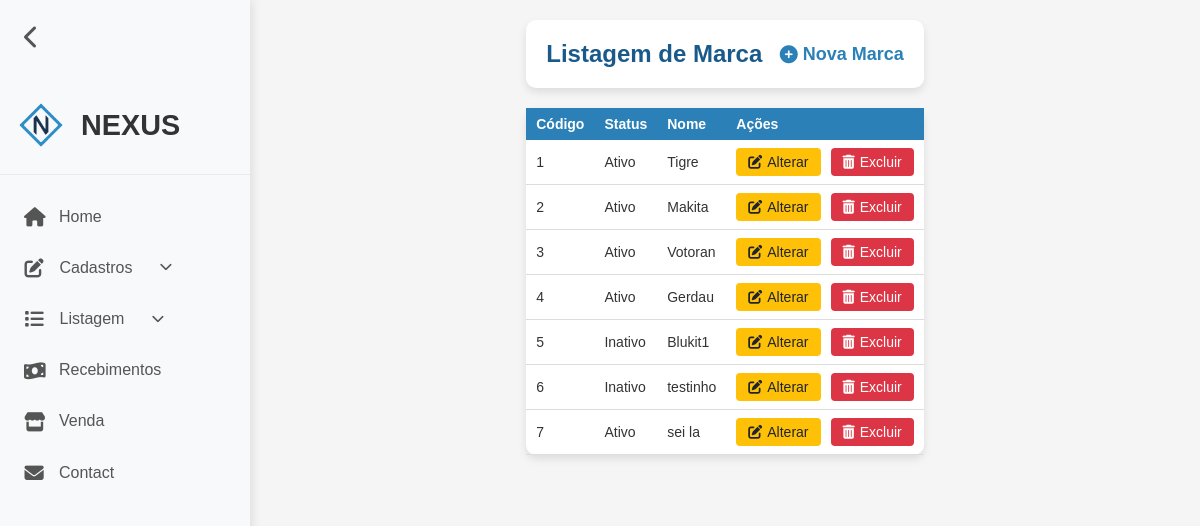
/marca-listar.php (signed in), run on the app's committed database.
### tables this page shows
CREATE TABLE `marca` (
  `codigo` int(11) NOT NULL,
  `status` tinyint(1) NOT NULL DEFAULT 1,
  `nome` varchar(45) NOT NULL
);

### marca-listar.php (the view, shortened to what this page needs)
<?php
require_once("conexao.php");
$sql = "SELECT * FROM marca ORDER BY codigo";
$resultado = mysqli_query($conexao, $sql);
?>
<!DOCTYPE html>
<html lang="pt-BR">
<head>
    <link rel="stylesheet" href="assets/css/listar.css">
    <link rel="stylesheet" href="assets/css/reset.css">
    <link rel="stylesheet" href="assets/css/header.css">
    <link rel="stylesheet" href="https://cdnjs.cloudflare.com/ajax/libs/font-awesome/6.4.0/css/all.min.css">
</head>
<body>
    <?php require_once("header.php"); ?>
    <div class="container">
        <div class="card">
            <div class="card-body">
                <h5 class="title">
                    Listagem de Marca
                    <a href="marca-cadastrar.php">
                        <i class="fas fa-solid fa-circle-plus"></i> Nova Marca
                    </a>
                </h5>
            </div>
        </div>
        <table class="table-container">
            <thead>
                <tr>
                    <th scope="col">Código</th>
                    <th scope="col">Status</th>
                    <th scope="col">Nome</th>
                    <th scope="col">Ações</th>
                </tr>
            </thead>
            <tbody>
                <?php while ($linha = mysqli_fetch_array($resultado)) { ?>
                    <tr>
                        <td><?= $linha['codigo'] ?></td>
                        <td><?= ($linha['status'] == 1) ? 'Ativo' : 'Inativo'?></td>
                        <td><?= $linha['nome'] ?></td>
                        <td class="actions">
                            <a href="marca-alterar.php?codigo=<?= $linha['codigo'] ?>" class="btn btn-warning">
                                <i class="fas fa-solid fa-pen-to-square"></i> Alterar</a>
                            <a href="marca-listar.php?codigo=<?= $linha['codigo'] ?>" class="btn btn-danger"
                                onclick="return confirm('Confirma exclusão?')"><i class="fas fa-solid fa-trash-can"></i>Excluir</a>
                        </td>
                    </tr>
                <?php } ?>
            </tbody>
        </table>
    </div>
</body>
</html>

### assets/css/listar.css (style rules this page uses)
:root { --azul-principal: #2c80b8; --azul-claro: #e6f2fa; --azul-escuro: #1a5a8a; --branco: #ffffff; --cinza-claro: #f5f5f5; --cinza-texto: #666666; --verde-sucesso: #28a745; --amarelo-alerta: #ffc107; --vermelho-perigo: #dc3545; }
body { background-color: var(--cinza-claro); color: #333; min-height: 100vh; }
.container { max-width: 1600px; margin: 0 auto; padding: 20px; min-height: 100vh; display: flex; flex-direction: column; }
.card { background-color: var(--branco); border-radius: 10px; box-shadow: 0 4px 8px rgba(0,0,0,0.1); margin-bottom: 20px; overflow: hidden; }
.card-body { padding: 20px; }
.title { display: flex; justify-content: space-between; align-items: center; font-size: 24px; font-weight: 600; color: var(--azul-escuro); }
.title a { color: var(--azul-principal); text-decoration: none; font-size: 18px; display: flex; align-items: center; gap: 5px; transition: color 0.3s; }
.table-container { overflow-x: auto; background-color: var(--branco); border-radius: 10px; box-shadow: 0 4px 8px rgba(0,0,0,0.1); }
table { width: 100%; border-collapse: collapse; }
thead { background-color: var(--azul-principal); color: var(--branco); }
th, td { padding: 12px 15px; text-align: left; }
th { font-weight: 600; position: sticky; top: 0; }
tbody tr { transition: background-color 0.3s; border-bottom: 1px solid #ddd; }
.btn { display: inline-flex; align-items: center; justify-content: center; padding: 6px 12px; border: none; border-radius: 4px; cursor: pointer; font-size: 14px; text-decoration: none; transition: all 0.3s; gap: 5px; }
.btn-warning { background-color: var(--amarelo-alerta); color: #212529; }
.btn-danger { background-color: var(--vermelho-perigo); color: var(--branco); }
.actions { display: flex; gap: 10px; }
@media (max-width: 1200px) { .table-container { font-size: 14px; } }
@media (max-width: 1200px) { th, td { padding: 8px 10px; } }

### assets/css/header.css (style rules this page uses)
* { font-family: 'Arial', sans-serif; }
body { display: flex; min-height: 100vh; transition: margin-left 0.3s ease; margin-left: 250px; }

### data on the page
marca: codigo "1", status "Ativo", nome "Tigre"
marca: codigo "2", status "Ativo", nome "Makita"
marca: codigo "3", status "Ativo", nome "Votoran"
marca: codigo "4", status "Ativo", nome "Gerdau"
marca: codigo "5", status "Inativo", nome "Blukit1"
marca: codigo "6", status "Inativo", nome "testinho"
marca: codigo "7", status "Ativo", nome "sei la"
